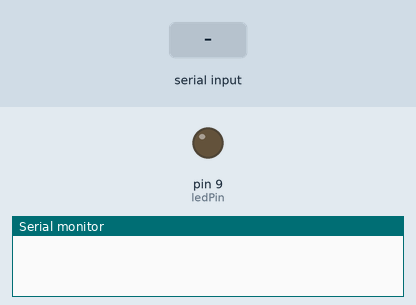
This sketch was run on a simulated Arduino Uno, built with avr-gcc and run on an emulated ATmega328P. Shown: output pins drawn as LEDs (lit = HIGH), the last lines printed to the serial monitor. The test bench sets the inputs (shaded band).

Above: at 1.2 s.
1.3 s: "90,45\n" received over Serial
At 3.5 s:
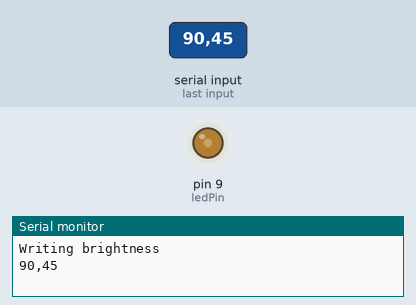
3.8 s: "5\n" received over Serial
At 5.5 s:
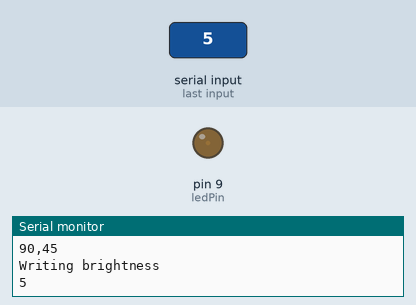
6.3 s: "200\n" received over Serial
At 8.5 s:
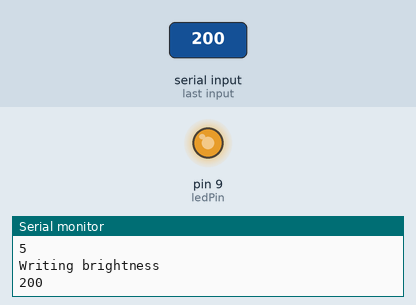
8.8 s: "90\n" received over Serial
At 10.5 s:
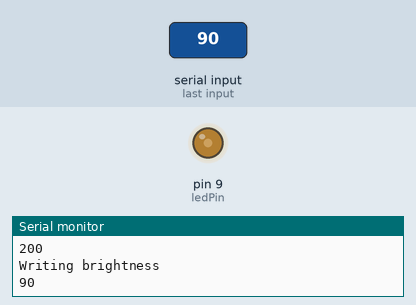
Timing chart, 0 to 12.0 s (numbered marks = the images above; inputs shaded):
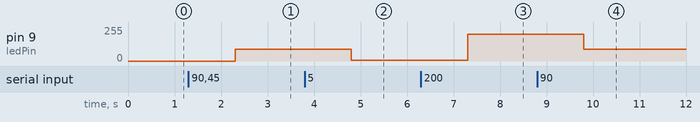

Measured:
- after the input at 1.3 s, pin 9 (ledPin): 0/255 → 90/255 after 1.0 s
- after the input at 3.8 s, pin 9 (ledPin): 90/255 → 5/255 after 1.0 s
- after the input at 6.3 s, pin 9 (ledPin): 5/255 → 200/255 after 1.0 s
- after the input at 8.8 s, pin 9 (ledPin): 200/255 → 90/255 after 1.0 s

The sketch:

Dimmer.ino
```cpp
const int ledPin = 9;      // the pin that the LED is attached to

void setup() {
  // initialize the serial communication:
  Serial.begin(9600);
  // initialize the ledPin as an output:
  pinMode(ledPin, OUTPUT);
}

void loop() {
  String brightness;

  // check if data has been sent from the computer:
  if (Serial.available()) {
    // read the most recent byte (which will be from 0 to 255):
    brightness = Serial.readString();
    // set the brightness of the LED:
    Serial.println("Writing brightness");
    Serial.println(brightness);
    analogWrite(ledPin, brightness.toInt());
  }
}
```
